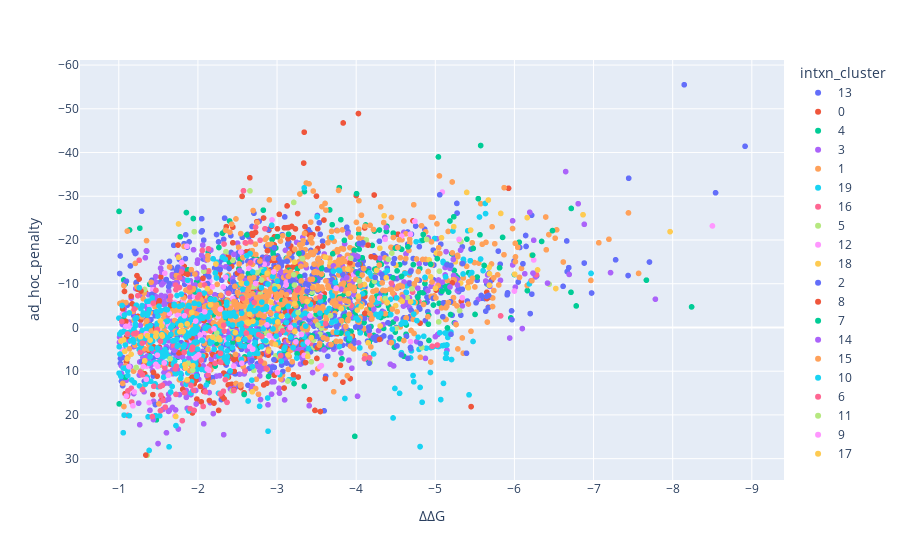

The notebook cell saved with this chart:
### Code cell
import plotly.express as px

fig = px.scatter(acceptables,
                 x='∆∆G', y='ad_hoc_penalty',
                color='intxn_cluster',
                )
fig.update_layout(xaxis = dict(autorange = "reversed"),
                  yaxis = dict(autorange = "reversed"))
